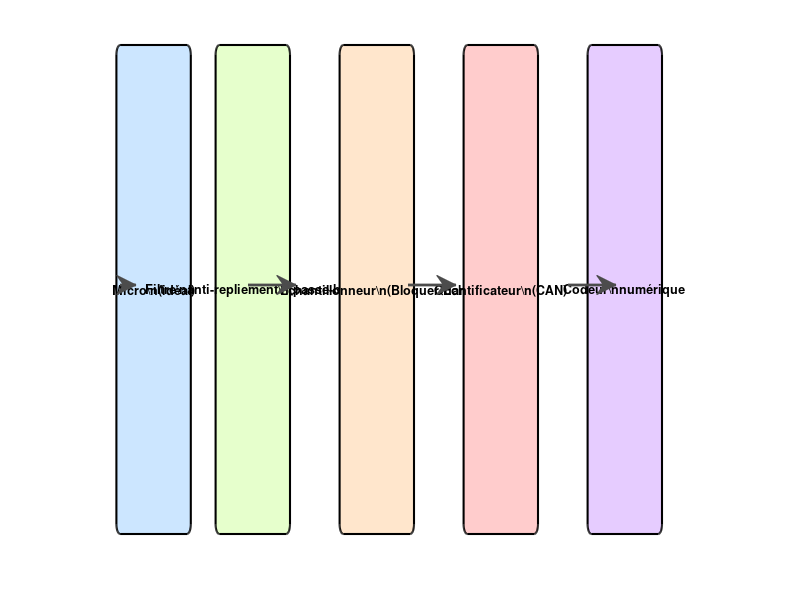

This figure's MATLAB source: (Note: this script raises an error after producing the figure.)
%% ========================================================================
%  SCHEMA_NUMERISATION.m - Schéma fonctionnel de la chaîne de numérisation
%  APP Signal - ISEP 2025-2026 - Problème III
%  ========================================================================
clear; close all; clc;

%% Schéma fonctionnel affiché en figure
figure('Name', 'Schéma fonctionnel de numérisation', ...
       'Position', [100, 100, 1200, 400], 'Color', 'w');

% Paramètres d'affichage
box_w = 0.12; box_h = 0.15;
y_center = 0.45;
arrow_y = y_center + box_h/2;

% --- Dessiner les blocs ---
blocks = {
    'Micro\n(idéal)', 0.02;
    'Filtre\nanti-repliement\n(passe-bas)', 0.18;
    'Échantillonneur\n(Bloquer-Ech.)', 0.38;
    'Quantificateur\n(CAN)', 0.58;
    'Codeur\nnumérique', 0.78
};

colors = [0.8 0.9 1.0;   % bleu clair
          0.9 1.0 0.8;   % vert clair
          1.0 0.9 0.8;   % orange clair
          1.0 0.8 0.8;   % rouge clair
          0.9 0.8 1.0];  % violet clair

hold on; axis off;
for i = 1:size(blocks, 1)
    x = blocks{i, 2};
    rectangle('Position', [x, y_center, box_w, box_h*2], ...
              'Curvature', 0.1, 'FaceColor', colors(i,:), ...
              'EdgeColor', 'k', 'LineWidth', 1.5);
    text(x + box_w/2, y_center + box_h, blocks{i,1}, ...
         'HorizontalAlignment', 'center', 'FontSize', 9, ...
         'FontWeight', 'bold', 'Interpreter', 'none');
end

% --- Dessiner les flèches ---
for i = 1:size(blocks, 1)-1
    x_start = blocks{i, 2} + box_w;
    x_end = blocks{i+1, 2};
    annotation('arrow', [x_start+0.01, x_end-0.01], ...
               [arrow_y, arrow_y], 'LineWidth', 2, 'Color', [0.3 0.3 0.3]);
end

% --- Ajouter les paramètres sous chaque bloc ---
params = {
    'Bande infinie\nSans bruit', 0.02;
    'fc = 20 kHz\nAmin ≥ 90 dB', 0.18;
    'Fe = 44.1 kHz\nTe = 22.7 µs', 0.38;
    'b = 16 bits\nq = 15.3 µV', 0.58;
    'Stéréo\n2 canaux', 0.78
};

for i = 1:size(params, 1)
    x = params{i, 2};
    text(x + box_w/2, y_center - 0.08, params{i,1}, ...
         'HorizontalAlignment', 'center', 'FontSize', 8, ...
         'Color', [0.3 0.3 0.3], 'FontStyle', 'italic', ...
         'Interpreter', 'none');
end

% --- Signaux entre les blocs ---
signals = {'x_c(t)', 'x_f(t)', 'x_e(nTe)', 'x_q(nTe)', 'Signal\nnumérique'};
for i = 1:length(signals)-1
    x_start = blocks{i, 2} + box_w;
    x_end = blocks{i+1, 2};
    x_mid = (x_start + x_end) / 2;
    text(x_mid, arrow_y + 0.08, signals{i}, ...
         'HorizontalAlignment', 'center', 'FontSize', 8, ...
         'Color', [0 0 0.7], 'Interpreter', 'none');
end

% Titre
text(0.5, 0.92, 'Schéma fonctionnel de la chaîne de numérisation - Problème III', ...
     'HorizontalAlignment', 'center', 'FontSize', 14, 'FontWeight', 'bold');

% Sortie finale
text(0.78 + box_w + 0.03, arrow_y, 'Signal\nnumérique', ...
     'FontSize', 9, 'FontWeight', 'bold', 'Color', [0 0.5 0], ...
     'Interpreter', 'none');

% Sauvegarder
saveas(gcf, '../figures/schema_numerisation.png');
fprintf('Figure sauvegardée : ../figures/schema_numerisation.png\n');
